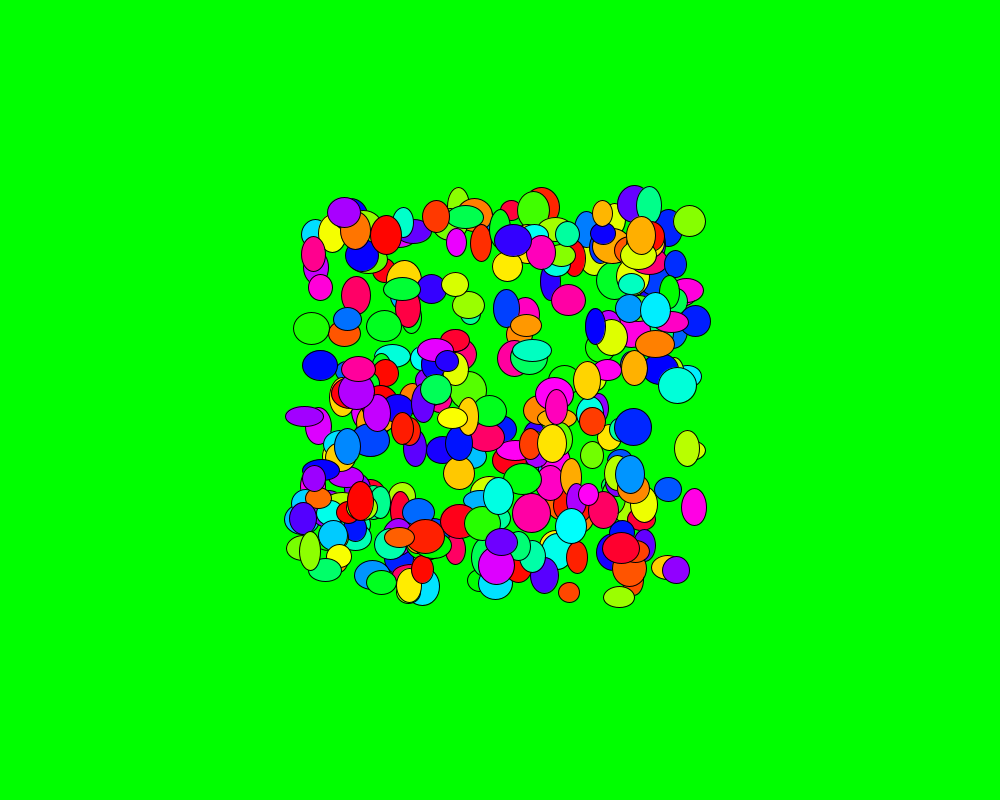
Frame 1 (no input)
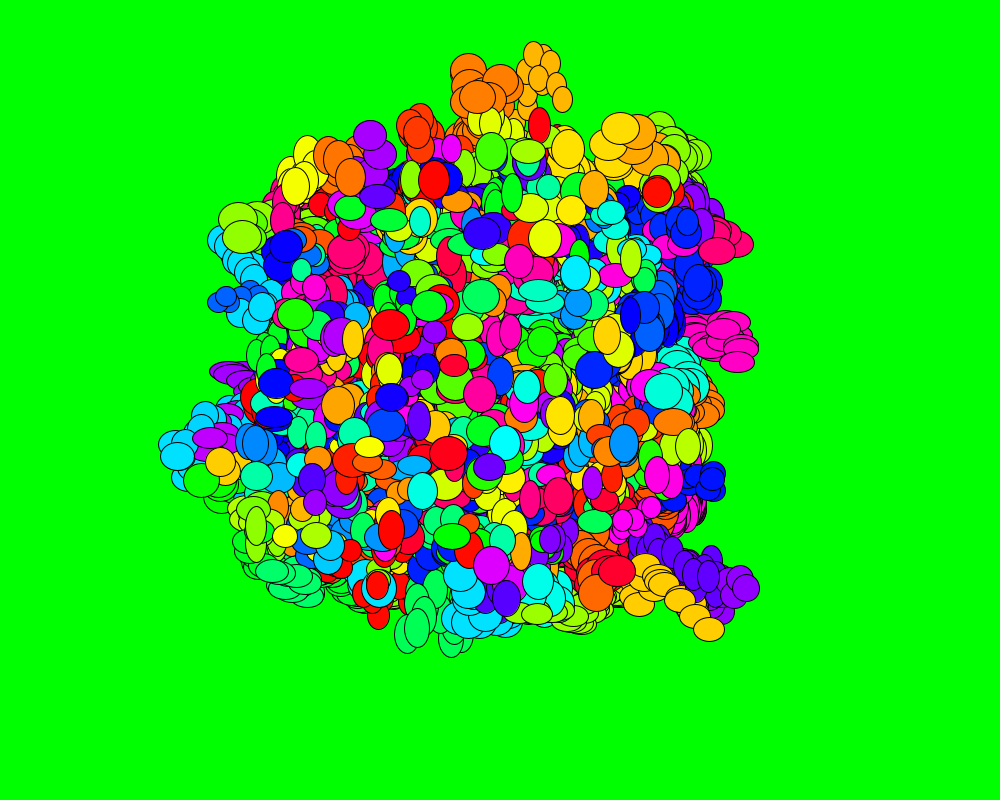
Frame 60 (the mouse pressed at the canvas centre just before this capture)
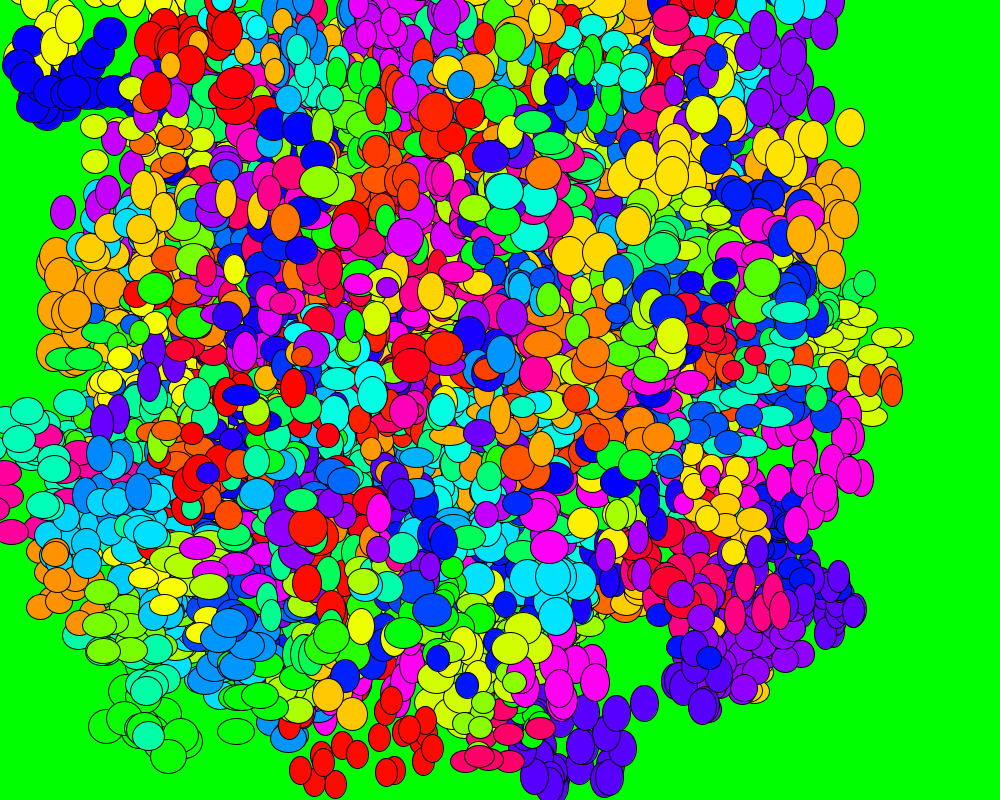
Frame 120 (the mouse held since frame 60 and released just before this capture)

The Processing sketch that drew these frames (run headless with seeded random() and noise(); from frame 60 on, the mouse is pressed at the canvas centre):

// Processing sketch: Sketch1BasicAnim
// ── Sketch1BasicAnim.pde
int w, h, x, y;
ArrayList<myDot> dots;
int numDots = 300;

void setup() {
  colorMode(HSB,360,100,100);
  dots = new ArrayList<myDot>();
  for (int i = 0; i < numDots; i++) {
    w = int(random(20, 40)); // this was originally outside
    h = int(random(20, 40)); // the for loop, but I moved
    x = int(random(300,700)); // it in so x, y, w, h  are all 
    y = int(random(200,600)); // different for each dot
    myDot dot = new myDot(x,y,w,h);
    dots.add(dot);
  }
  size(1000, 800);
  background(120, 100, 100);
  w = 40; h = 80;
  x = 500; y = 400;
}

void draw() {
  //background(0,0,100);
  //fill(18, 100, 100);
  /* if (size(dots) < 1000) {
    w = int(random(20, 40)); // this was originally outside
    h = int(random(20, 40)); // the for loop, but I moved
    x = int(random(300,700)); // it in so x, y, w, h  are all 
    y = int(random(200,600)); // different for each dot
    myDot dot = new myDot(x,y,w,h);
    dots.add(dot);
  } */
  for (myDot d : dots) d.draw();
}

// ── myDot.pde
class myDot {
  int x, y, w, h;
  int t = 0;
  color c;
  
  myDot(int x, int y, int w, int h) {
    this.x = x; this.y = y; this.w = w; this.h = h;
    this.c = color(random(360), 100, 100);
  }
  void move() {
    x += random(-t/3, t/3);
    y += random(-t/3, t/3);
  }
  void draw() {
    fill(c); move(); ellipse(x, y, w, h); t++;
  }
}
